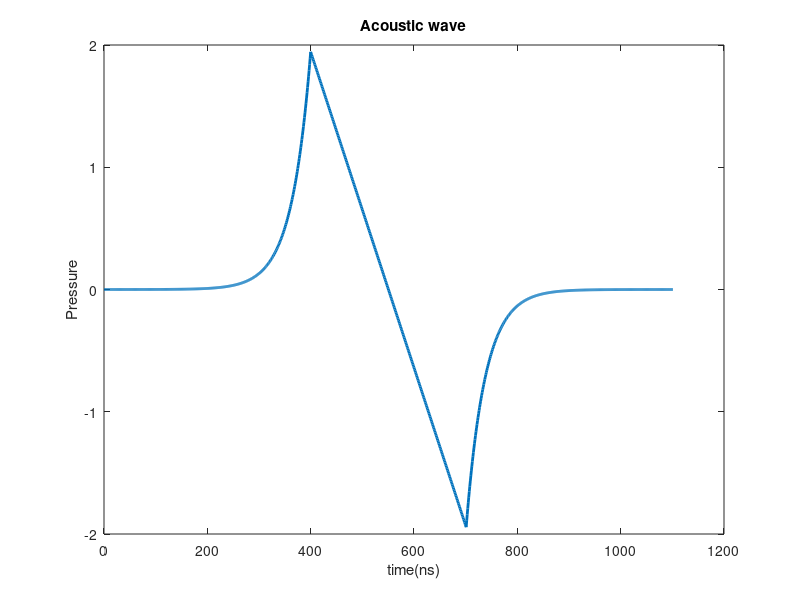

The MATLAB source for this figure: (Note: this script raises an error after producing the figure.)
%
%
%   EE6265 Fu-En Wang 106061531 HW3 12/10/2017
%
%
clear;

fig_path = '../doc/src/';
GAMMA = 0.12;
H0 = 0.09; % J/cm^2
ua = 180; % cm^-1
speed = 1.5; % mm/us
thick = 300; % um
options = optimset('Display','off');

p1a = false;
p1b = false;
p1d = false;
p1e = false;
p1f = false;
p2a = false;
p2b = true;


if p2a && p2b
    error('Only one of p2a and p2b can be true')
end
%%{
p1a = true;
p1b = true;
p1d = true;
p1e = true;
p1f = true;
%%}
%
% Problem 1-a
%
time = -400:(thick/2); % ns
pos_pressure = ua * GAMMA * H0 * exp(-ua * 10^2 * abs(time) * speed * 10^-6);
neg_pressure = -flip(pos_pressure);
pressure = [pos_pressure neg_pressure];
[max_val, max_idx] = max(pressure);
[min_val, min_idx] = min(pressure);
time_axis = 0:length(pressure)-1;
A = [time_axis(max_idx) 1; time_axis(min_idx) 1];
b = [max_val min_val]';
x = A \ b;
pressure(min_idx:-1:max_idx) = time_axis(min_idx:-1:max_idx) * x(1) + x(2);
if p1a
    fig = figure();
    plot(time_axis, pressure, 'linewidth', 2)
    title('Acoustic wave')
    xlabel('time(ns)')
    ylabel('Pressure')
    saveFig(fig, [fig_path 'p1a.pdf'])
end

%
% Problem 1-b and Problem 1-c
%
gauss_std = (max_val) * 5 / 100;
p1a_time = time_axis;
p1a_pressure = pressure + gauss_std * randn(1, length(pressure));
time = 0:300;
pressure = ua * GAMMA * H0 * exp(-ua * 10^2 * abs(time) * speed * 10^-6);
pressure = pressure + gauss_std * randn(1, length(pressure));


x0 = 185;
func = @(x)sum(abs(pressure - x * GAMMA * H0 * exp(-x * abs(time) * speed * 10^-4)));
x = lsqnonlin(func,x0, [], [], options);
paper_pressure = max_val*exp(-185 * abs(time) * speed * 10^-4);
predict_pressure = max_val*exp(-x * abs(time) * speed * 10^-4);
if p1b
    fig = figure();
    plot(p1a_time, p1a_pressure, 'linewidth', 1)
    title('Acoustic wave')
    xlabel('time(ns)')
    ylabel('Pressure')
    saveFig(fig, [fig_path 'p1b-1.pdf'])
    
    fig = figure();
    plot(time, pressure, 'linewidth', 1)
    hold on
    plot(time, paper_pressure, 'r', 'linewidth', 2)
    legend('Signal', sprintf('%.2fexp(-%.2fz)', max_val, x0))
    title('Acoustic wave')
    xlabel('time(ns)')
    ylabel('Pressure')
    ylim([-0.3 2.1])
    saveFig(fig, [fig_path 'p1b-2.pdf'])
    
    fig = figure();
    plot(time, pressure, 'linewidth', 1)
    hold on
    plot(time, predict_pressure, 'r', 'linewidth', 2)
    legend('Signal', sprintf('%.2fexp(-%.2fz)', max_val, x))
    title('Acoustic wave')
    xlabel('time(ns)')
    ylabel('Pressure')
    ylim([-0.3 2.1])
    saveFig(fig, [fig_path 'p1c.pdf'])
end

%
% Problem 1-d
%

new_ua = 10:10:180;
peak_val = zeros(1, length(new_ua));
for i = 1:length(new_ua)
    time = 0:300;
    pressure = new_ua(i) * GAMMA * H0 * exp(-new_ua(i) * 10^2 * abs(time) * speed * 10^-6);
    [peak, peak_idx] = max(pressure);
    gauss_std = (peak) * 5 / 100;
    pressure = pressure + gauss_std * randn(1, length(pressure));
    [peak, peak_idx] = max(pressure);
    peak_val(i) = peak;
end
func = @(x)(sum(abs(peak_val - x * new_ua)));
x0 = 0;
x = lsqnonlin(func,x0, [], [], options);
if p1d
    fig = figure();
    plot(new_ua, peak_val, 'o', 'linewidth', 2);
    hold on
    plot(new_ua, x * new_ua, 'linewidth', 2);
    legend('peak vs ua', sprintf('y = %fx', x), 'Location', 'NorthWest');
    title('Peak VS ua')
    xlabel('ua');
    ylabel('Peak')
    ylim([-0.1 2.1])
    saveFig(fig, [fig_path 'p1d.pdf'])
end


%
% Problem 1-e
%

new_ua = 10:10:180;
predict_ua = zeros(1, length(new_ua));
for i = 1:length(new_ua)
    time = 0:300;
    pressure = new_ua(i) * GAMMA * H0 * exp(-new_ua(i) * 10^2 * abs(time) * speed * 10^-6);
    [peak, peak_idx] = max(pressure);
    gauss_std = (peak) * 5 / 100;
    pressure = pressure + gauss_std * randn(1, length(pressure));
    
    func = @(x)(sum(abs(pressure - x * GAMMA * H0 * exp(-x * 10^2 * abs(time) * speed * 10^-6))));
    x = lsqnonlin(func, 100, [], [], options);
    predict_ua(i) = x;
end
func = @(x)(sum(abs(predict_ua - x * new_ua)));
x = lsqnonlin(func, 1, [], [], options);
if p1e
    fig = figure();
    plot(new_ua, predict_ua, 'ro', 'linewidth', 3);
    hold on
    plot(new_ua, x * new_ua, 'b--', 'linewidth', 2);
    legend('ua(real) vs ua(curve fit)', sprintf('y = %fx', x), 'Location', 'NorthWest');
    title('ua(real) vs ua(curve fit)')
    xlabel('ua(real)')
    ylabel('ua(curve fit)')
    saveFig(fig, [fig_path 'p1e.pdf'])
end

%
% Problem 1-f
%
fs = 100e6;
fc_lst = [5 10 25 50] * 1e6;
BW_xdc = 0.6;
BWR = -6;
TPE = -40;
impulse = cell(1, length(fc_lst));
for i = 1:length(fc_lst)
    fc_xdc = fc_lst(i);
    tc = gauspuls('cutoff',fc_xdc,BW_xdc,BWR,TPE);
    t  = -tc : 1/fs : tc;
    impulse{i} = gauspuls(t,fc_xdc,BW_xdc);
end

new_ua = 10:10:180;
peak_val = cell(1, length(fc_lst));
predict_ua = cell(1, length(fc_lst));
for i = 1:length(impulse)
    impulse_response = impulse{i};
    peak_val{i} = zeros(1, length(new_ua));
    predict_ua{i} = zeros(1, length(new_ua));
    for j = 1:length(new_ua)
        time = 0:1500;
        pressure = new_ua(j) * GAMMA * H0 * exp(-new_ua(j) * 10^2 * abs(time) * speed * 10^-6);
        [peak, peak_idx] = max(pressure);
        gauss_std = (peak) * 5 / 100;
        pressure = pressure + gauss_std * randn(1, length(pressure));
        %length(pressure)
        pressure = conv(pressure, impulse_response, 'same');
        %length(pressure)
        func = @(x)(sum(abs(pressure - conv(x * GAMMA * H0 * exp(-x * 10^2 * abs(time) * speed * 10^-6), impulse_response, 'same'))));
        predict_ua{i}(j) = lsqnonlin(func, new_ua(j), [], [], options);
        %func(new_ua(j))
        [peak, peak_idx] = max(pressure);
        peak_val{i}(j) = peak;
    end
    %break
end
%plot(pressure)
%sadad
all_x = zeros(1, length(fc_lst));
for i = 1:length(impulse)
    peak_x = peak_val{i};
    func = @(x)(sum(abs(peak_x - x * new_ua)));
    x0 = 180;
    all_x(i) = lsqnonlin(func,x0, [], [], options);
end
if p1f
    fig = figure();
    for i = 1:length(impulse)
        subplot(sprintf('22%d', i))
        plot(new_ua, peak_val{i}, 'ro', 'linewidth', 2);
        hold on
        plot(new_ua, all_x(i) * new_ua, '-', 'linewidth', 2);
        legend('peak vs ua', sprintf('y=%fx', all_x(i)), 'Location', 'NorthWest');
        title(sprintf('Peak vs ua ( f = %d MHz)', fc_lst(i) * 10^-6))
        xlabel('ua')
        ylabel('Peak')
    end
    saveFig(fig, [fig_path 'p1f-1.pdf']);
    
    fig = figure();
    for i = 1:length(impulse)
        estimate_ua = predict_ua{i};
        func = @(x)(sum(abs(estimate_ua - x * new_ua)));
        x = lsqnonlin(func, 1, [], [], options);
        
        subplot(sprintf('22%d', i))
        plot(new_ua, estimate_ua, 'ro', 'linewidth', 2);
        hold on
        plot(new_ua, x * new_ua, '-', 'linewidth', 2);
        legend('estimate vs real', sprintf('y=%fx', x), 'Location', 'NorthWest');
        title(sprintf('ua (estimate) vs ua (real) ( f = %d MHz)', fc_lst(i) * 10^-6))
        xlabel('ua (real)')
        ylabel('ua (estimate)')
    end
    saveFig(fig, [fig_path 'p1f-2.pdf']);
end


%
% Problem 2-a and 2-b
%

x = 150;   % in g Hb/liter
MW_Hb = 64500;  % g Hb/mole, molecular weight of Hb
load e_HbO2_Hb; % molar extinction coef. table, (lambda, HbO2, Hb)

SO2 = [0.2 0.4 0.6 0.8 1.0];
lambda = [578 584 590 596];
if p2b
    lambda = [760 780 800 820];
end
ua = zeros(length(SO2), length(lambda));
e_HbO2 = zeros(1, length(lambda));
e_Hb = zeros(1, length(lambda));
peak_val = zeros(length(SO2), length(fc_lst), length(lambda));
predict_SO2 = zeros(length(SO2), length(fc_lst));
for i = 1:length(SO2)
    ua_SO2 = 2.303*e_HbO2_Hb(:,2)*x*SO2(i)/MW_Hb + 2.303*e_HbO2_Hb(:,3)*x*(1-SO2(i))/MW_Hb;
    for j = 1:length(lambda)
        ua(i, j) = ua_SO2(e_HbO2_Hb(:,1) == lambda(j), 1);
        e_HbO2(j) = e_HbO2_Hb(e_HbO2_Hb(:, 1) == lambda(j), 2);
        e_Hb(j) = e_HbO2_Hb(e_HbO2_Hb(:, 1) == lambda(j), 3);
    end
end
%speed_light = 3 * 10^8;
time = 0:1500;
for i = 1:length(SO2)
    for j = 1:length(fc_lst)
        impulse_response = impulse{j};
        for k = 1:length(lambda)
            now_ua = ua(i, k);
            pressure = now_ua * GAMMA * H0 * exp(-now_ua * 10^2 * abs(time) * speed * 10^-6);
            pressure = conv(pressure, impulse_response, 'same');
            [peak, ~] = max(pressure);
            peak_val(i, j, k) = peak;
        end
        A = [e_HbO2' e_Hb'];
        b = reshape(peak_val(i, j, :), 1, 4)';
        x = A \ b;
        predict_SO2(i, j) = x(1) / sum(x);
    end
end

if p2a || p2b
    fig = figure();
    for i = 1:length(fc_lst)
        subplot(sprintf('22%d', i))
        func = @(x)(sum(abs(predict_SO2(:, i)' - x * SO2)));
        slope = lsqnonlin(func, 1.5, [], [], options);
        plot(SO2, predict_SO2(:, i), 'ro', 'linewidth', 2);
        hold on
        plot(SO2, slope * SO2, 'b-', 'linewidth', 2);
        legend('estimated vs real', sprintf('y=%fx', slope), 'Location', 'NorthWest')
        %title('SO2 (estimated) vs SO2 (real)')
        title(sprintf('SO2 (estimate) vs SO2 (real) ( f = %d MHz)', fc_lst(i) * 10^-6))
        xlabel('SO2 (real)')
        ylabel('SO2 (estimated)')
        ylim([0.18 1.1])
    end
    if p2a
        saveFig(fig, [fig_path 'p2a.pdf']);
    elseif p2b
        saveFig(fig, [fig_path 'p2b.pdf']);
    end
end













